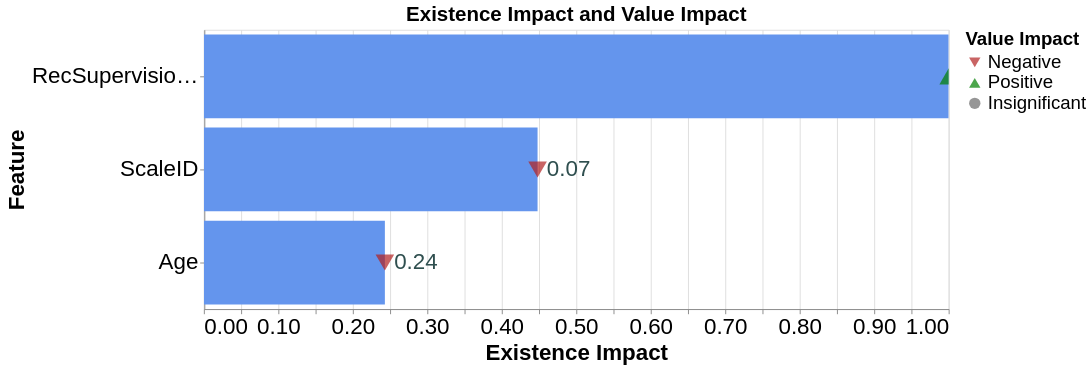

Notebook code for this chart:
### Code cell
# Calculate the sum of absolute values
val_sum = sum(abs(value) for value in q.values())

# Calculate the proportional value for each Value Impact
q = {key: (value / val_sum) for key, value in q.items()}
z = p.keys()
pp = []  # Existence Impact
qq = []  # Value Impact

for key in z:
    pp.append(p.get(key))
    qq.append(q.get(key))

data = {
    'Feature': z,
    'Existence Impact': pp,
    'Value Impact': qq
}

df = pd.DataFrame(data)

# Create a numeric Value Impact column
df['Value Impact Numeric'] = pd.to_numeric(df['Value Impact'], errors='coerce')

# Value Impact is categorized
df['Value Impact'] = df['Value Impact Numeric'].apply(
    lambda x: "Insignificant" if pd.notnull(x) and abs(x) < 0.025 else
              ("Positive" if pd.notnull(x) and x > 0 else "Negative")
)

# We take the absolute values of the impact values so that we do not see a negative sign on the graph. Because we are already expressing it with symbols.
df['Value Impact Numeric'] = df['Value Impact Numeric'].round(2)
df['Value Impact Numeric'] = df['Value Impact Numeric'].abs()
df['Value Impact Numeric'] = df['Value Impact Numeric'].apply(lambda x: "∅" if x <= 0.025 else x)

chart = alt.Chart(df).mark_bar().encode(
    x=alt.X('Existence Impact', title='Existence Impact'),
    y=alt.Y('Feature', title='Feature', sort='-x'),
    color=alt.condition(
        alt.datum['Existence Impact'] > 0,
        alt.value('cornflowerblue'),  # Blue for positive values
        alt.value('orange')  # Blue for negative values
    ),
    tooltip=['Feature', 'Existence Impact', 'Value Impact Numeric']
).properties(
    title='Existence Impact and Value Impact',
    width=800,
    height=300
)

text = chart.mark_text(align='left', dx=10, fontSize=24).encode(
    text=alt.Text('Value Impact Numeric'),
    color=alt.value('darkslategray')
)

arrows = alt.Chart(df).mark_point(size=400, filled=True).encode(
    x=alt.X('Existence Impact'),
    y=alt.Y('Feature', sort='-x', axis=alt.Axis(offset=-0.5)),

    shape=alt.Shape(
        'Value Impact',
        type='nominal',
        scale=alt.Scale(
            domain=["Negative", "Positive", "Insignificant"],
            range=["triangle-down", "triangle-up", "circle"]
        ),
        legend=None
    ),

    color=alt.Color(
        'Value Impact',
        type='nominal',
        scale=alt.Scale(
            domain=["Negative", "Positive", "Insignificant"],
            range=["firebrick", "green", "dimgray"]
        ),
        legend=alt.Legend(title="Value Impact", titleFontSize=20, labelFontSize=20, symbolSize=150)
    ),

    tooltip=['Feature', 'Existence Impact', 'Value Impact Numeric']
)

final_chart = (chart + text + arrows).interactive()

final_chart = final_chart.configure_axis(
    labelFontSize=24,
    titleFontSize=24
).configure_title(
    fontSize=22
)

final_chart.save('exist_impact_graph_v14.json')
final_chart

### Figure 1 — Vega-Lite specification as saved in the notebook (floating-point values rounded to 4 significant figures)
{"config": {"view": {"continuousWidth": 300, "continuousHeight": 300}, "axis": {"labelFontSize": 24, "titleFontSize": 24}, "title": {"fontSize": 22}}, "layer": [{"mark": {"type": "bar"}, "encoding": {"color": {"condition": {"test": "(datum['Existence Impact'] > 0)", "value": "cornflowerblue"}, "value": "orange"}, "tooltip": [{"field": "Feature", "type": "nominal"}, {"field": "Existence Impact", "type": "quantitative"}, {"field": "Value Impact Numeric", "type": "quantitative"}], "x": {"field": "Existence Impact", "title": "Existence Impact", "type": "quantitative"}, "y": {"field": "Feature", "sort": "-x", "title": "Feature", "type": "nominal"}}, "name": "view_2", "title": "Existence Impact and Value Impact"}, {"mark": {"type": "text", "align": "left", "dx": 10, "fontSize": 24}, "encoding": {"color": {"value": "darkslategray"}, "text": {"field": "Value Impact Numeric", "type": "quantitative"}, "tooltip": [{"field": "Feature", "type": "nominal"}, {"field": "Existence Impact", "type": "quantitative"}, {"field": "Value Impact Numeric", "type": "quantitative"}], "x": {"field": "Existence Impact", "title": "Existence Impact", "type": "quantitative"}, "y": {"field": "Feature", "sort": "-x", "title": "Feature", "type": "nominal"}}, "title": "Existence Impact and Value Impact"}, {"mark": {"type": "point", "filled": true, "size": 400}, "encoding": {"color": {"field": "Value Impact", "legend": {"labelFontSize": 20, "symbolSize": 150, "title": "Value Impact", "titleFontSize": 20}, "scale": {"domain": ["Negative", "Positive", "Insignificant"], "range": ["firebrick", "green", "dimgray"]}, "type": "nominal"}, "shape": {"field": "Value Impact", "legend": null, "scale": {"domain": ["Negative", "Positive", "Insignificant"], "range": ["triangle-down", "triangle-up", "circle"]}, "type": "nominal"}, "tooltip": [{"field": "Feature", "type": "nominal"}, {"field": "Existence Impact", "type": "quantitative"}, {"field": "Value Impact Numeric", "type": "quantitative"}], "x": {"field": "Existence Impact", "type": "quantitative"}, "y": {"axis": {"offset": -0.5}, "field": "Feature", "sort": "-x", "type": "nominal"}}}], "data": {"name": "data-695b03c3a7722cdc28f9a3b1d54fd909"}, "height": 300, "params": [{"name": "param_2", "select": {"type": "interval", "encodings": ["x", "y"]}, "bind": "scales", "views": ["view_2"]}], "width": 800, "$schema": "https://vega.github.io/schema/vega-lite/v5.20.1.json", "datasets": {"data-695b03c3a7722cdc28f9a3b1d54fd909": [{"Feature": "Age", "Existence Impact": 0.243, "Value Impact": "Negative", "Value Impact Numeric": 0.24}, {"Feature": "RecSupervisionLevel", "Existence Impact": 1.0, "Value Impact": "Positive", "Value Impact Numeric": 0.7}, {"Feature": "ScaleID", "Existence Impact": 0.448, "Value Impact": "Negative", "Value Impact Numeric": 0.07}]}}
